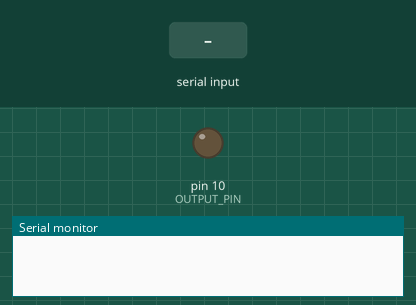
Bench run of a sketch on a simulated Arduino Uno, built with avr-gcc and run on an emulated ATmega328P. Shown: output pins drawn as LEDs (lit = HIGH), the last lines printed to the serial monitor. The inputs (shaded band) are chosen by the test bench.

Above: at 1.2 s.
1.3 s: "turn on" received over the second serial link
At 3.0 s:
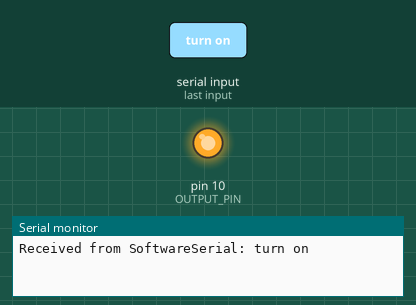
3.8 s: "turn off" received over the second serial link
At 6.1 s:
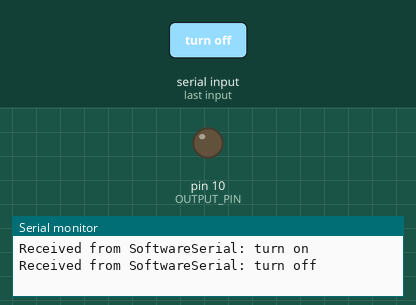
Timing chart, 0 to 7.6 s (numbered marks = the images above; inputs shaded):
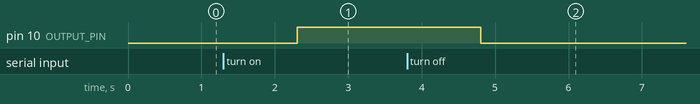

Measured:
- after the input at 1.3 s, pin 10 (OUTPUT_PIN): LOW → HIGH after 1.0 s
- after the input at 3.8 s, pin 10 (OUTPUT_PIN): HIGH → LOW after 1.0 s

The sketch:

Voice_Control5.ino
```cpp
#include <Ethernet.h>

#include <SoftwareSerial.h>

const int RX_PIN = 8;
const int TX_PIN = 9;
const int OUTPUT_PIN = 10;

SoftwareSerial mySerial(RX_PIN, TX_PIN);

String voice;

void setup() {
  Serial.begin(9600);
  mySerial.begin(9600);
  pinMode(OUTPUT_PIN, OUTPUT);
}

void loop() {
  if (mySerial.available() > 0) {
    voice = "";
    delay(2);
    voice = mySerial.readString();
    delay(2);
    Serial.print("Received from SoftwareSerial: ");
    Serial.println(voice);

    if (voice == "turn on") {
      digitalWrite(OUTPUT_PIN, HIGH);
    } else if (voice == "turn off") {
      digitalWrite(OUTPUT_PIN, LOW);
    }
  }
}
```
